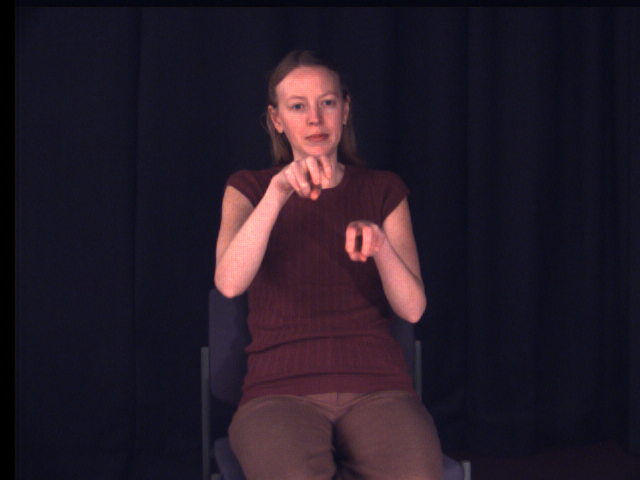
%> input picture matlab code/Skin detection/data/test.bmp, 640 x 480 px
$ octave task1.m   (GNU Octave 9; MATLAB toolbox functions it lacks are replaced by stand-ins)
%> lines starting %> are read from the running program, lines starting %| are printed output that depends on the picture
clear;

%% Evaluation setup

evaluation = double(imread('test.bmp'));
[rows,cols, bands] = size(evaluation);
%> rows = 480; cols = 640; bands = 3
range = (0:5:100)

%% Module 1
frame1 = double(imread('training_A.bmp'));
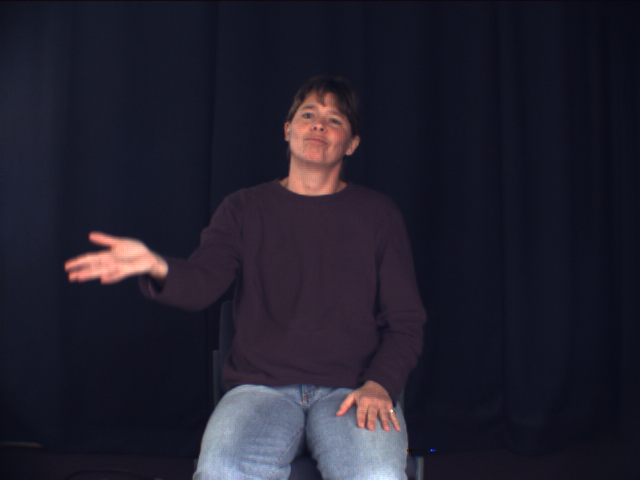
%> input picture Assigments/Assigment4/data/training_A.bmp, 640 x 480 px
%figure(1); imshow(frame1 / 255);
% finding a training sample
%figure(2); imshow(frame1(122:150, 297:338, :) / 255);
%figure(3); imshow(frame1(246:265, 117:145, :) / 255);

sample1 = frame1(122:150, 297:338, :);
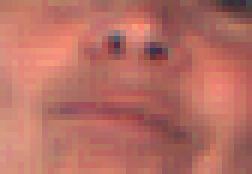
%> sample1: size 29x42x3 double (shown 6 times larger); mean R, G, B 183, 110.4, 99.6
sample2 = frame1(246:265, 117:145, :);
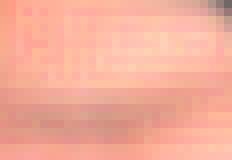
%> sample2: size 20x29x3 double (shown 8 times larger); mean R, G, B 244.2, 173.7, 154.4

sample_red = sample1(:, :, 1);
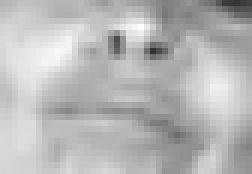
%> sample_red: size 29x42 double (shown 6 times larger); min 51, max 255, mean 183
sample_green = sample1(:, :, 2);
sample_blue = sample1(:, :, 3);
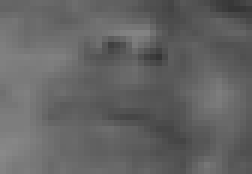
%> sample_blue: size 29x42 double (shown 6 times larger); min 53, max 137, mean 99.6

sample2_red = sample2(:, :, 1);
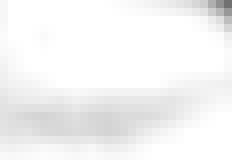
%> sample2_red: size 20x29 double (shown 8 times larger); min 113, max 255, mean 244.2
sample2_green = sample2(:, :, 2);
sample2_blue = sample2(:, :, 3);
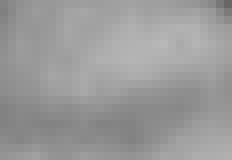
%> sample2_blue: size 20x29 double (shown 8 times larger); min 103, max 184, mean 154.4

sample_red = sample_red(:);
%> sample_red = 1218 values, max 255 at index 672, min 51 at index 734, mean 183
sample_green = sample_green(:);
%> sample_green = 1218 values, max 159 at index 643, min 40 at index 559, mean 110.4
sample_blue = sample_blue(:);
%> sample_blue = 1218 values, max 137 at index 26, min 53 at index 764, mean 99.6

sample2_red = sample2_red(:);
%> sample2_red = 580 values, max 255 at index 21, min 113 at index 561, mean 244.2
sample2_green = sample2_green(:);
%> sample2_green = 580 values, max 209 at index 367, min 103 at index 561, mean 173.7
sample2_blue = sample2_blue(:);
%> sample2_blue = 580 values, max 184 at index 406, min 103 at index 561, mean 154.4

sample_red = [sample_red; sample2_red]
%> sample_red = 1798 values, max 255 at index 672, min 51 at index 734, mean 202.7
sample_green = [sample_green; sample2_green]
%> sample_green = 1798 values, max 209 at index 1585, min 40 at index 559, mean 130.8
sample_blue = [sample_blue; sample2_blue]
%> sample_blue = 1798 values, max 184 at index 1624, min 53 at index 764, mean 117.3

sample_total = sample_red + sample_green + sample_blue;
%> sample_total = 1798 values, max 646 at index 1624, min 158 at index 1103, mean 450.9
sample_red2 = sample_red ./ sample_total;
%> sample_red2 = 1798 values, max 0.534 at index 629, min 0.279 at index 734, mean 0.453
sample_red2(isnan(sample_red2)) = 0; % when (R+G+B) == 0, a division by 0 can result in a NaN
sample_green2 = sample_green ./ sample_total;
%> sample_green2 = 1798 values, max 0.342 at index 558, min 0.2 at index 559, mean 0.287
sample_green2(isnan(sample_green2)) = 0;

r_mean = mean(sample_red2);
%> r_mean = 0.453
g_mean = mean(sample_green2);
%> g_mean = 0.287
r_std = std(sample_red2);
%> r_std = 0.027
g_std = std(sample_green2);
%> g_std = 0.0177

% Evaluating with test image
skin_detection = zeros(rows, cols);
for row = 1:rows
    for col = 1:cols
        red = evaluation(row, col, 1);
        green = evaluation(row, col, 2);
        blue = evaluation(row, col, 3);

        sum = red+green+blue;
        if sum > 0
            r = red / sum;
            g = green / sum;
        else
            r = 0;
            g = 0;
        end

%> (the run ends here)
